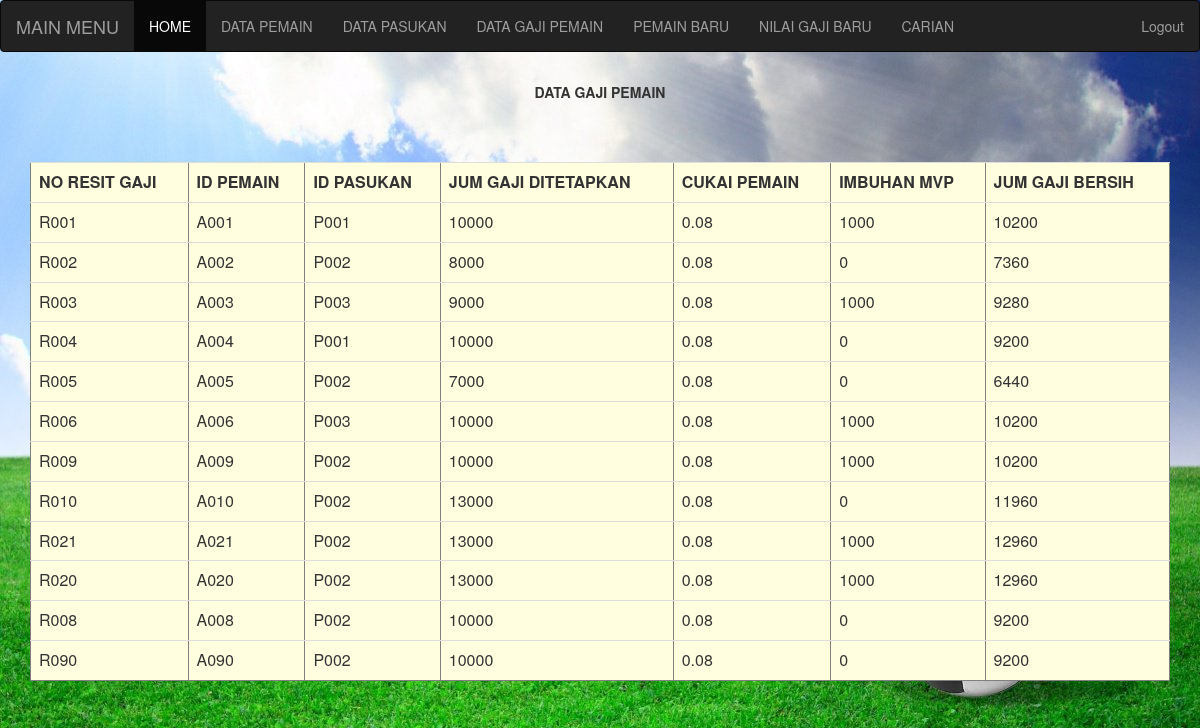
Page /data_gaji_pemains on the committed database.
### tables this page shows
CREATE TABLE "gajii" (
	"no_resit_gaji"	TEXT,
	"id_pemain"	TEXT,
	"id_pasukan"	TEXT,
	"jum_gaji_ditetapkan"	INTEGER,
	"cukai_pemain"	INTEGER,
	"imbuhan_mvp"	INTEGER,
	"jum_gaji_bersih"	INTEGER,
	FOREIGN KEY("id_pemain") REFERENCES "pemain",
	PRIMARY KEY("no_resit_gaji")
);

### appstu.py (the view)
@app.route('/data_gaji_pemains')
def data_gaji_pemains():
    rows=data_gaji_pemain()
    return render_template('list_stu_grade.html', rows=rows)

### modelstu.py (called while the page is built)
def data_gaji_pemain():
  with sql.connect(connect_db) as db:
    qry = 'select * from gajii'
    result=db.execute(qry)
    return(result)

### templates/list_stu_grade.html
{% extends "base.html" %}
{% block content %}
<P><strong><center> DATA GAJI PEMAIN </strong></center>
<table class="table table-hover" border="1" width="849" align="center" cellspacing="2" cellpadding="2" style="background-color:#FFFFE0;">
<tr>
<br>
<br>
<br>
<th>NO RESIT GAJI</th>
<th>ID PEMAIN</th>
<th>ID PASUKAN</th>
<th>JUM GAJI DITETAPKAN</th>
<th>CUKAI PEMAIN</th>
<th>IMBUHAN MVP</th>
<th>JUM GAJI BERSIH</th>
</tr>
{% for row in rows %}
 <tr>
   <td>{{row[0]}}</td>
   <td>{{row[1]}}</td>
   <td>{{row[2]}}</td>
   <td>{{row[3]}}</td>
   <td>{{row[4]}}</td>
   <td>{{row[5]}}</td>
   <td>{{row[6]}}</td>
 </tr>
{% endfor %}
</table>
{% endblock %}

### rows in the picture
gajii: no_resit_gaji "R001", id_pemain "A001", id_pasukan "P001", jum_gaji_ditetapkan "10000", cukai_pemain "0.08", imbuhan_mvp "1000", jum_gaji_bersih "10200"
gajii: no_resit_gaji "R002", id_pemain "A002", id_pasukan "P002", jum_gaji_ditetapkan "8000", cukai_pemain "0.08", imbuhan_mvp "0", jum_gaji_bersih "7360"
gajii: no_resit_gaji "R003", id_pemain "A003", id_pasukan "P003", jum_gaji_ditetapkan "9000", cukai_pemain "0.08", imbuhan_mvp "1000", jum_gaji_bersih "9280"
gajii: no_resit_gaji "R004", id_pemain "A004", id_pasukan "P001", jum_gaji_ditetapkan "10000", cukai_pemain "0.08", imbuhan_mvp "0", jum_gaji_bersih "9200"
gajii: no_resit_gaji "R005", id_pemain "A005", id_pasukan "P002", jum_gaji_ditetapkan "7000", cukai_pemain "0.08", imbuhan_mvp "0", jum_gaji_bersih "6440"
gajii: no_resit_gaji "R006", id_pemain "A006", id_pasukan "P003", jum_gaji_ditetapkan "10000", cukai_pemain "0.08", imbuhan_mvp "1000", jum_gaji_bersih "10200"
gajii: no_resit_gaji "R009", id_pemain "A009", id_pasukan "P002", jum_gaji_ditetapkan "10000", cukai_pemain "0.08", imbuhan_mvp "1000", jum_gaji_bersih "10200"
gajii: no_resit_gaji "R010", id_pemain "A010", id_pasukan "P002", jum_gaji_ditetapkan "13000", cukai_pemain "0.08", imbuhan_mvp "0", jum_gaji_bersih "11960"
gajii: no_resit_gaji "R021", id_pemain "A021", id_pasukan "P002", jum_gaji_ditetapkan "13000", cukai_pemain "0.08", imbuhan_mvp "1000", jum_gaji_bersih "12960"
gajii: no_resit_gaji "R020", id_pemain "A020", id_pasukan "P002", jum_gaji_ditetapkan "13000", cukai_pemain "0.08", imbuhan_mvp "1000", jum_gaji_bersih "12960"
gajii: no_resit_gaji "R008", id_pemain "A008", id_pasukan "P002", jum_gaji_ditetapkan "10000", cukai_pemain "0.08", imbuhan_mvp "0", jum_gaji_bersih "9200"
gajii: no_resit_gaji "R090", id_pemain "A090", id_pasukan "P002", jum_gaji_ditetapkan "10000", cukai_pemain "0.08", imbuhan_mvp "0", jum_gaji_bersih "9200"
